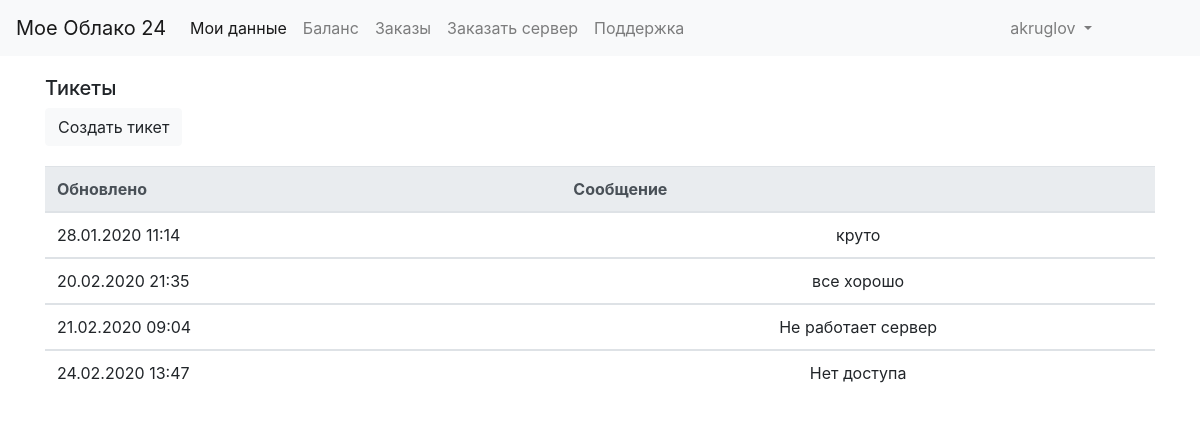
Screenshot of /feedback/ (signed in) with the database file from the repository.
### feedback/models.py (models this page shows)
class Feedback(models.Model):
	text = models.CharField(verbose_name='Сообщение', max_length=5000)
	author = models.ForeignKey(settings.AUTH_USER_MODEL, on_delete=models.CASCADE)
	datetime = models.DateTimeField(verbose_name='Дата', default=timezone.now)
	class Meta:
		verbose_name_plural='Сообщение в техподдержку'

### feedback/views.py (the view)
# urls.py: path('',views.FeedbackListView.as_view(), name='feedback-list')
class FeedbackListView(LoginRequiredMixin, ListView):
	model = Feedback
	def get_queryset(self):
		if self.request.user.is_staff:
			return Feedback.objects.all()
		return Feedback.objects.filter(author=self.request.user)

### feedback/templates/feedback/feedback_list.html (shortened to what this page needs)
{% extends 'base.html'%}
{% load static %}
{% block styles %}
<link rel="stylesheet" type="text/css" href="{% static 'core/css/index.css' %}">
 {% endblock %}
 {% block content %}
 <div class="container">
 	<h5>Тикеты</h5>
 	<a href="{% url 'feedback-create'%}" class="btn btn-light navigation"> Создать тикет </a>
<table class="table">
  <thead class="thead-light">
    <tr>
      <th scope="col">Обновлено</th>
      <th scope="col">Сообщение</th>
    </tr>
  </thead>
  {% for feedback in object_list %}
  <tbody>
    <tr>
      <td>{{ feedback.datetime|date:"d.m.Y" }} {{ feedback.datetime|time:"H:i" }}</td>
      <td align="center">{{ feedback.text }}</td>
    </tr>
  </tbody>
  {% empty %}
    <li>Нет сообщений.</li>
  {% endfor %}
</table>
</div>
 {% endblock %}

### templates/base.html (shortened to what this page needs)
{% load static %}
<html lang='ru'>
<head>
	<link rel="stylesheet" type="text/css" href="{% static 'bootstrap/css/bootstrap.min.css' %}">
	{% block styles %}{% endblock %}
	<body>
		{% block nav %}
	<nav class="navigation navbar navbar-expand-lg navbar-light bg-light">
  <a class="navbar-brand" href="{% url 'index' %}">Мое Облако 24</a>
  <div class="collapse navbar-collapse" id="navbarNav">
    <ul class="navbar-nav">
      <li class="nav-item active">
        <a class="nav-link" href="{% url 'index' %}">Мои данные <span class="sr-only">(current)</span></a>
      </li>
      <li class="nav-item">
        <a class="nav-link" href="{% url 'balance' %}">Баланс</a>
      </li>
      <li class="nav-item">
        <a class="nav-link" href="{% url 'orderlist' %}">Заказы</a>
      <li class="nav-item">
        <a class="nav-link" href="{% url 'order' %}">Заказать сервер</a>
      </li>
      <li class="nav-item">
        <a class="nav-link" href="{% url 'feedback-list' %}">Поддержка</a>
      </li>
    </ul>
    {% if request.user.is_authenticated %}
    <ul class="navbar-nav navbar-right">
        <li class="nav-item dropdown">
        <a class="nav-link dropdown-toggle" href="#" id="navbarDropdown" role="button" data-toggle="dropdown" aria-haspopup="true" aria-expanded="false">
          {{user}}
        </a>
      </li>
    </ul>
    {% endif %}
  </div>
</nav>
		{% endblock %}
		{% block content %} {% endblock %}
	</body>
</head>
</html>

### core/static/core/css/index.css (style rules this page uses)
.navigation { margin-bottom: 20px; }
.navbar-right { position:absolute; right: 100px; }

### rows the page displays
Feedback: datetime "28.01.2020", datetime "11:14", text "круто"
Feedback: datetime "20.02.2020", datetime "21:35", text "все хорошо"
Feedback: datetime "21.02.2020", datetime "09:04", text "Не работает сервер"
Feedback: datetime "24.02.2020", datetime "13:47", text "Нет доступа"

### other values shown
{{ user }} "akruglov"
